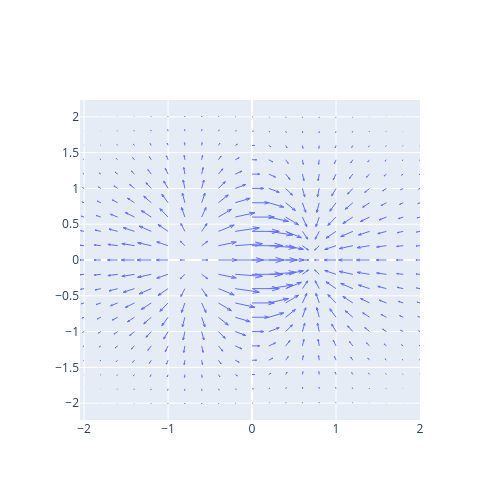

Notebook code for this chart:
### Code cell
import plotly.figure_factory as ff

fig = ff.create_quiver(xx1_,xx2_,
                       V[0],V[1],
                       scale = .38,
                       arrow_scale = .28,
                       line_width = 1)
fig.update_layout(autosize = False,
                  width = 500,height = 500)

fig.show()

### Figure 1 — Plotly figure (JSON) as saved in the notebook; plotly's stock layout.template omitted (floating-point values rounded to 4 significant figures; data arrays with more than 128 entries replaced by an {"elided": "..."} marker saying what was removed)
{"data": [{"line": {"width": 1}, "mode": "lines", "type": "scatter", "x": {"elided": "3087 float values"}, "y": {"elided": "3087 float values"}}], "layout": {"autosize": false, "height": 500, "hovermode": "closest", "width": 500}}
